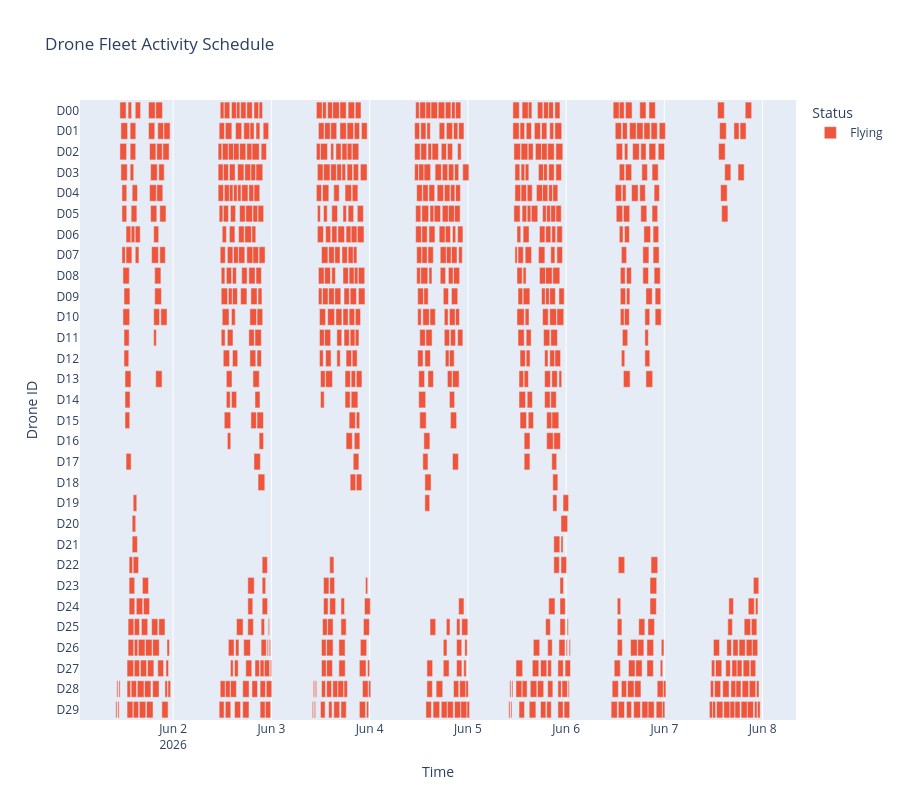

Here is the notebook cell this chart was saved with:
### Code cell
plot_gantt_chart(drone_log)

### Figure 1 — Plotly figure (JSON) as saved in the notebook; plotly's stock layout.template omitted (floating-point values rounded to 4 significant figures; data arrays with more than 128 entries replaced by an {"elided": "..."} marker saying what was removed)
{"data": [{"base": {"elided": "756 str values"}, "hovertemplate": "Status=Flying<br>Start=%{base}<br>Finish=%{x}<br>Drone=%{y}<extra></extra>", "legendgroup": "Flying", "marker": {"color": "#EF553B", "pattern": {"shape": ""}}, "name": "Flying", "orientation": "h", "showlegend": true, "textposition": "auto", "type": "bar", "x": {"elided": "756 int values"}, "xaxis": "x", "y": {"elided": "756 str values"}, "yaxis": "y"}], "layout": {"barmode": "overlay", "height": 800, "legend": {"title": {"text": "Status"}, "tracegroupgap": 0}, "title": {"text": "Drone Fleet Activity Schedule"}, "xaxis": {"anchor": "y", "domain": [0, 1], "title": {"text": "Time"}, "type": "date"}, "yaxis": {"anchor": "x", "autorange": "reversed", "domain": [0, 1], "title": {"text": "Drone ID"}}}}
